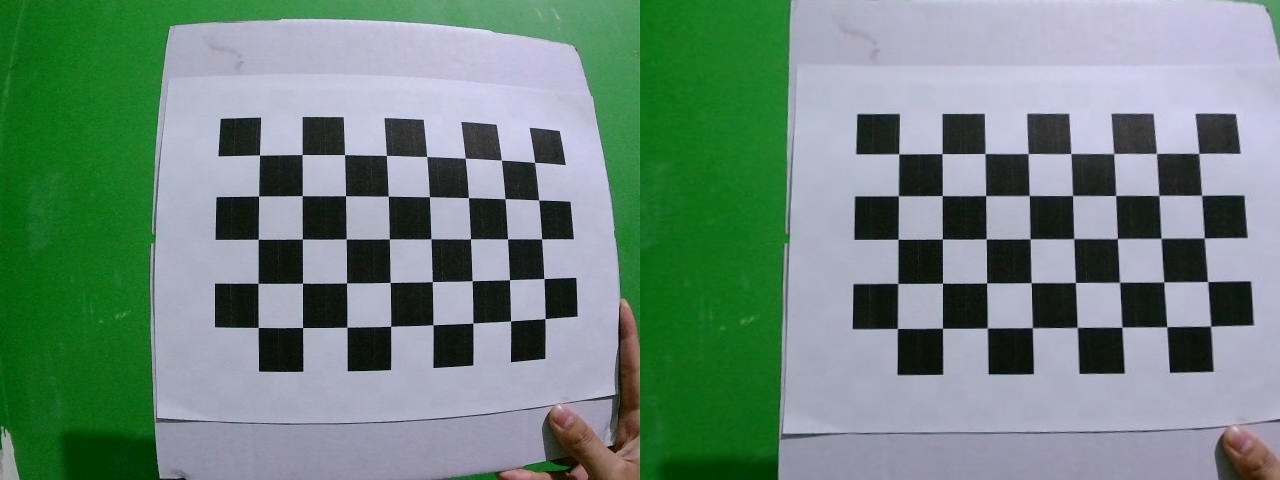
#> input picture validation_left.jpg, 1280 x 480 px, given in place of the camera
$ python Calibration.py   (older library calls are emulated)
#> lines starting #> are read from the running program, lines starting #| are printed output that depends on the picture; after the words box and inside, x2 and y2 are one past the last pixel; in counts of white or black regions, pixels touching at a corner belong together
### utils/stereo_utils.py
# utils/stereo_utils.py
import os
from tracemalloc import start
import winsound
import cv2
import numpy as np
import pandas as pd
import csv
import constants as c
from datetime import datetime
import json

# [25 lines left out: functions load_camera_calibration, load_processing_parameters, not called in this run]

def scale_roi(roi, scale_x, scale_y):
    x, y, w, h = roi
    return (int(x * scale_x), int(y * scale_y), int(w * scale_x), int(h * scale_y))

# [42 lines left out: functions undistort_crop_resize, edge, split_stereo_frame, not called in this run]

def create_undistort_map(mtx, dist, size):
    return cv2.initUndistortRectifyMap(mtx, dist, None, mtx, size, cv2.CV_32FC1)

def convert_to_grayscale(frame):
    return cv2.cvtColor(frame, cv2.COLOR_BGR2GRAY)

def Current():
    current = datetime.now()
    current_str = datetime.now().strftime("%H:%M:%S")
    return current, current_str

def Ding():
    winsound.MessageBeep(winsound.MB_ICONASTERISK)
    return

def Deng():
    winsound.MessageBeep(winsound.MB_ICONEXCLAMATION)
    return

# [59 lines left out: functions LoJ, UpJ, get_Q_matrix, OpenCam, not called in this run]

### Calibration.py
# Calibration.py
import cv2
import numpy as np
import os
import csv
import utils.stereo_utils as su

def calibrate_camera_live():
    start, start_str = su.Current()
    print("Start Time : "+start_str)

    chessboard_size = (18, 12)
    criteria = (cv2.TERM_CRITERIA_EPS + cv2.TERM_CRITERIA_MAX_ITER, 30, 0.001)

    objp = np.zeros((chessboard_size[0] * chessboard_size[1], 3), np.float32)
    objp[:, :2] = np.mgrid[0:chessboard_size[0], 0:chessboard_size[1]].T.reshape(-1, 2)

    objpoints = []
    imgpoints_left = []
    imgpoints_right = []

    os.makedirs("calibration_images/left", exist_ok=True)
    os.makedirs("calibration_images/right", exist_ok=True)

    cap = cv2.VideoCapture(0)
    cap.set(cv2.CAP_PROP_FRAME_WIDTH, 1280)
    cap.set(cv2.CAP_PROP_FRAME_HEIGHT, 480)

    image_count = 0
    state = 'left'

    print("Press SPACE to capture, ESC to exit.")

    end, end_str = su.Current()
    print("End Time : "+end_str)
    print("Durration : "+str(end-start))

    while True:
        ret, frame = cap.read()
#> frame is the input picture: shape (480, 1280, 3); mean B, G, R 124.8, 135.2, 110.4
        if not ret:
            print("Camera feed error.")
            break

        height, width = frame.shape[:2]
#> height = 480; width = 1280
        half_width = width // 2
#> half_width = 640
        left = frame[:, :half_width]
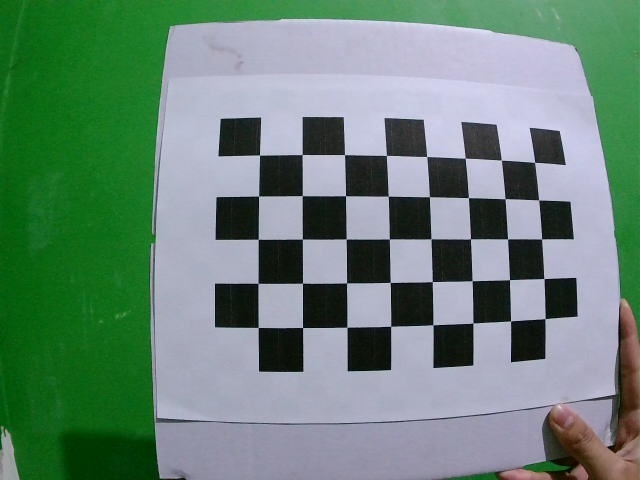
#> left: shape (480, 640, 3); mean B, G, R 118.9, 132.9, 105.3
        right = frame[:, half_width:]
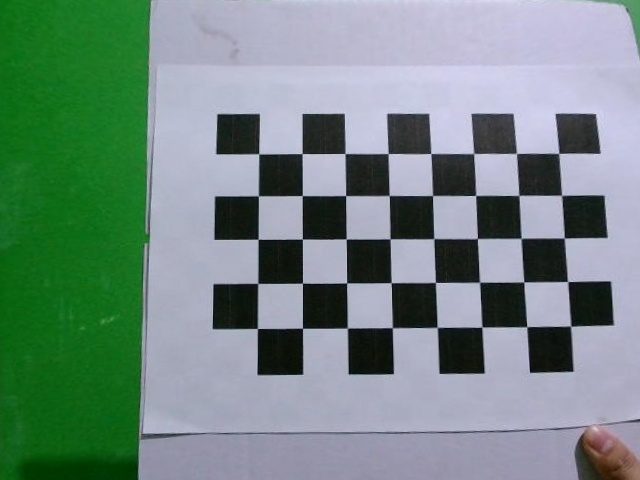
#> right: shape (480, 640, 3); mean B, G, R 130.7, 137.4, 115.5

        raw = left if state == 'left' else right

        gray = cv2.cvtColor(raw, cv2.COLOR_BGR2GRAY)
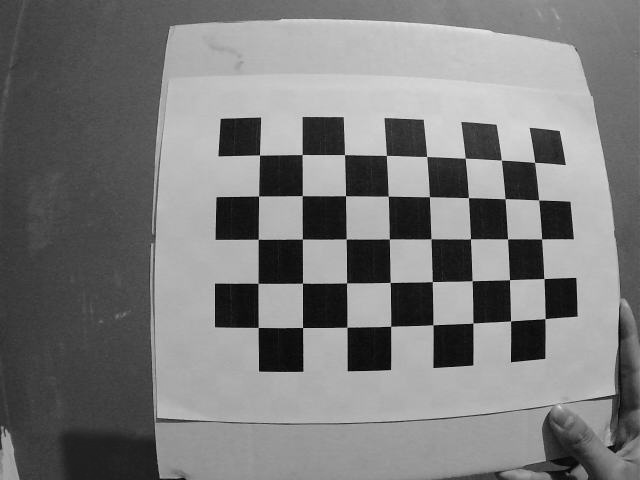
#> gray: shape (480, 640); min 1, max 235, mean 123.1
        enhanced = cv2.equalizeHist(gray)
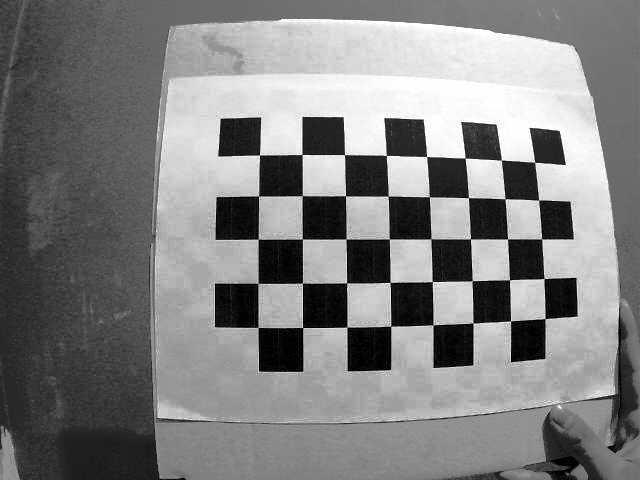
#> enhanced: shape (480, 640); min 0, max 255, mean 128.5

        cv2.putText(enhanced, f"Capture {state.upper()} image", (10, 30), cv2.FONT_HERSHEY_SIMPLEX, 1, 255, 2)
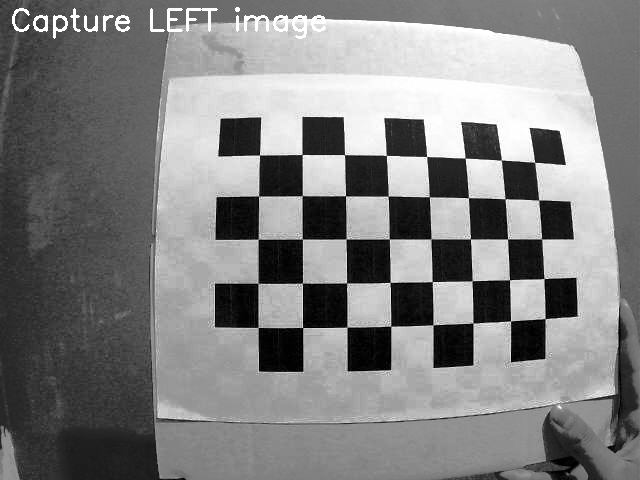
#> enhanced: shape (480, 640); 0.68% of pixels changed, all inside (x1, y1, x2, y2) = (12, 7, 326, 39)
        cv2.imshow("Calibration", enhanced)

        key = cv2.waitKey(1)
#> (key Esc is pressed here)
        if key == 27:  # ESC to quit
            break
        elif key == 32:  # SPACE to capture
            found, corners = cv2.findChessboardCorners(enhanced, chessboard_size, None)

            print(f"{state.capitalize()} Image: Chessboard Found? {found}")

            if found:
                corners = cv2.cornerSubPix(enhanced, corners, (11, 11), (-1, -1), criteria)

                if state == 'left':
                    imgpoints_left.append(corners)
                    objpoints.append(objp)
                    filename = f"calibration_images/left/left_{image_count:02d}.jpg"
                    cv2.imwrite(filename, enhanced)
                    state = 'right'
                else:
                    imgpoints_right.append(corners)
                    filename = f"calibration_images/right/right_{image_count:02d}.jpg"
                    cv2.imwrite(filename, enhanced)
                    image_count += 1
                    state = 'left'

    cap.release()
    cv2.destroyAllWindows()

    if not objpoints:
        print("No valid chessboard pairs captured.")
        return

    print("Running calibration...")

    ret_left, mtx_left, dist_left, *_ = cv2.calibrateCamera(objpoints, imgpoints_left, gray.shape[::-1], None, None)
    ret_right, mtx_right, dist_right, *_ = cv2.calibrateCamera(objpoints, imgpoints_right, gray.shape[::-1], None, None)

    print("Calibration complete.")
    print("Left Camera Matrix:\n", mtx_left)
    print("Right Camera Matrix:\n", mtx_right)

    os.makedirs("csv", exist_ok=True)
    with open("csv/camera_calibration_results.csv", "w", newline="") as f:
        writer = csv.writer(f)
        writer.writerow(["Parameter", "Left Camera", "Right Camera"])
        writer.writerow(["Matrix", mtx_left.tolist(), mtx_right.tolist()])
        writer.writerow(["Distortion Coefficients", dist_left.tolist(), dist_right.tolist()])

    print("Saved calibration to csv/camera_calibration_results.csv")

if __name__ == "__main__":
    calibrate_camera_live()

$ run again, on validation_right.jpg
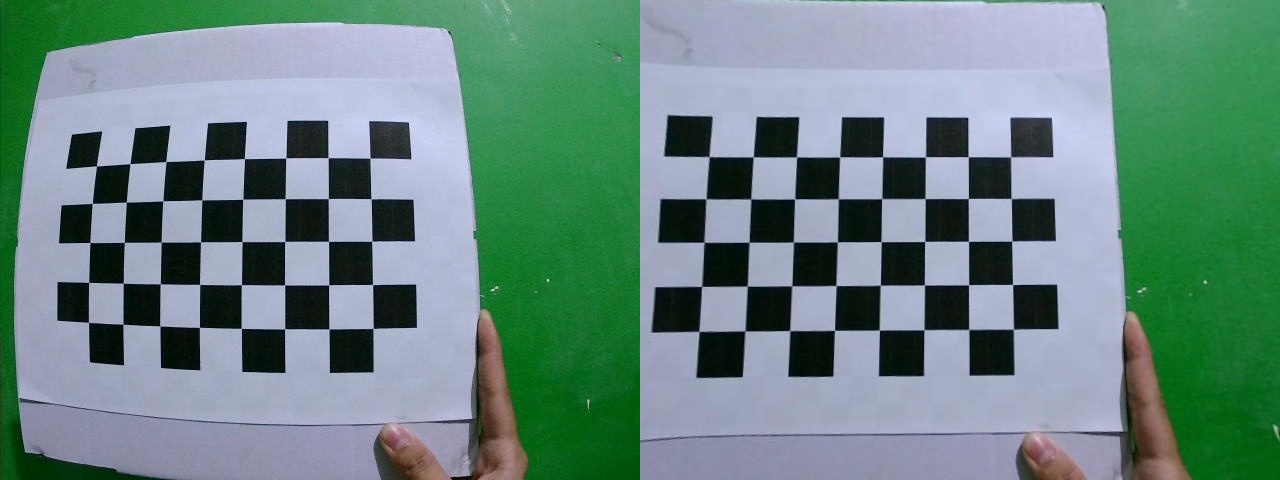
#> input picture validation_right.jpg, 1280 x 480 px, given in place of the camera
#> in calibrate_camera_live, frame is the input picture: shape (480, 1280, 3); mean B, G, R 129.4, 134.9, 105.8
#> in calibrate_camera_live, `right = frame[:, half_width:]`:
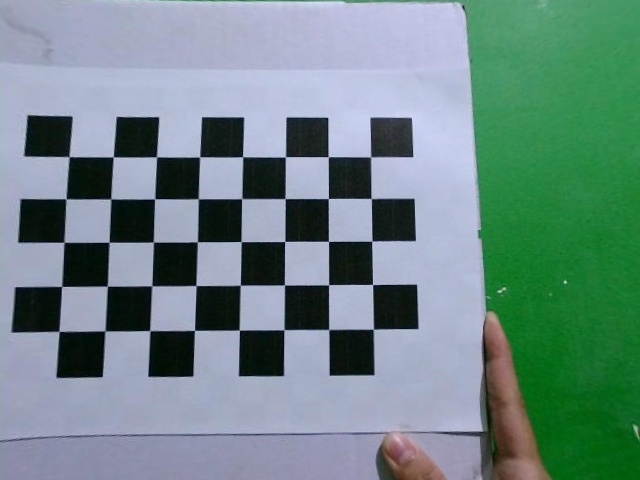
#> right: shape (480, 640, 3); mean B, G, R 135.1, 136.6, 110.9
#> in calibrate_camera_live, `cv2.putText(enhanced, f"Capture {state.upper()} image", (10, 30), cv2...`:
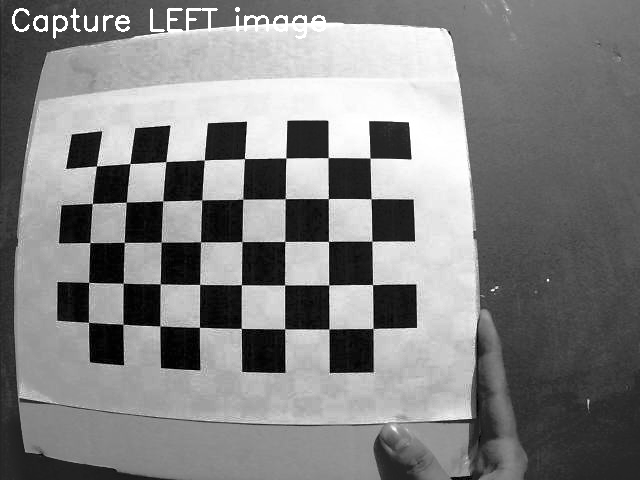
#> enhanced: shape (480, 640); min 0, max 255, mean 129.4
